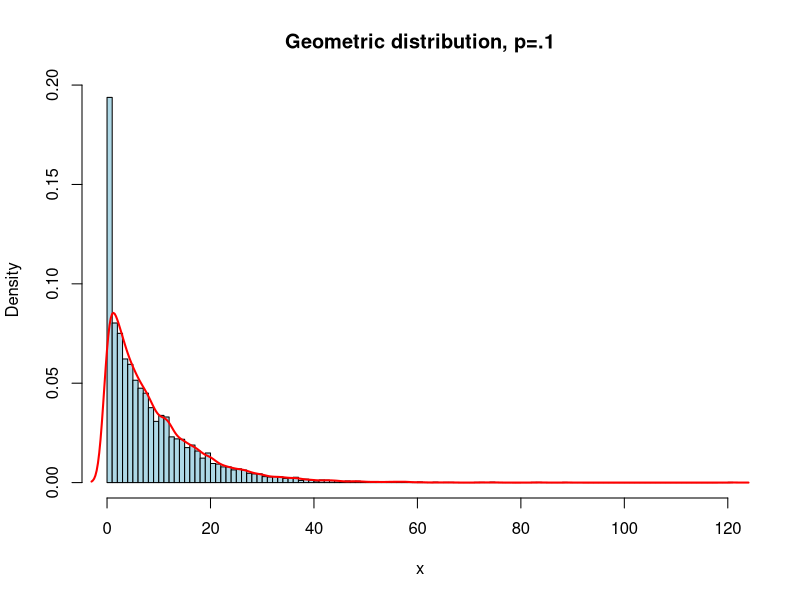

Generate this figure with R:
N <- 10000 # assign the number of trials of 1000 to N 
x <- rgeom(N, .1) #we generate the probilities till we reach the first success based on the prob success 0.1
# we plot the graph of the distribution passing in the min and max values of x that are being generated
hist(x, 
     xlim=c(min(x),max(x)), probability=T, nclass=max(x)-min(x)+1, 
     col='lightblue',
     main='Geometric distribution, p=.1')
# draw a line to show the trend of the distribution
lines(density(x,bw=1), col='red', lwd=2)
